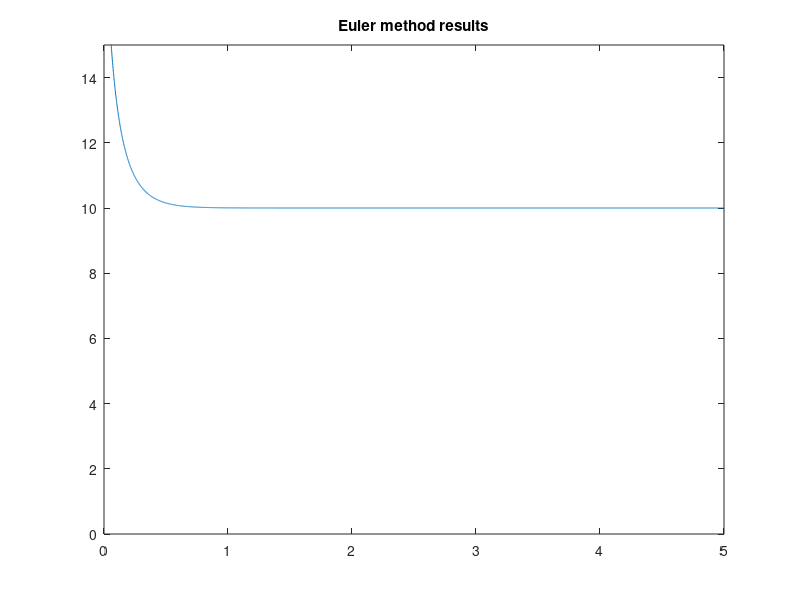

Reproduce this figure in MATLAB. (Note: this script raises an error after producing the figure.)
%% explicit definition of function. ie., population curve
clc;
close all;
clear all;
dt = [1/2,1/4,1/8,1/16,1/32];
tend = 5;
y0 = 20;    
t = 0:0.001:tend;                  % small time step for exact function
p = 200./(20-10*exp(-7*t));             % exact value

%% %% Plotting and computing Euler method results
Euler_E = zeros(1,size(dt,2));
figure(1)
plot(t,p,'DisplayName','Exact function')
title('Euler method results')
axis([0 tend 0 15]);
hold on;
best_euler = euler(y0,dt(end),tend);% To compute approximate error
for i = 1:size(dt,2)
    yeuler = euler(y0,dt(i),tend);
    figure(1)
    plot(0:dt(i):tend,yeuler,'DisplayName',strcat('dt = ',string(dt(i))));
    hold on;
    pexact = 200./(20-10*exp(-7*(0:dt(i):tend)));
    Euler_E(i) = sqrt((dt(i)/tend)*sum((yeuler - pexact).^2));
end
legend('show')
error_reduction = zeros(1,size(dt,2));
for i = 2:size(dt,2)
    error_reduction(i) = Euler_E(i-1)/Euler_E(i);
end
Error_mat_euler = [dt;Euler_E;error_reduction];
error_table_euler = array2table(Error_mat_euler,'RowNames',{'dt','error','error red'})

%% %% Plotting and computing Heun method results
Heun_E = zeros(1,size(dt,2));
figure(2)
plot(t,p,'DisplayName','Exact function')
title('Heun method results')
axis([0 tend 0 15]);
hold on;
best_heun = heun(y0,dt(end),tend);% To compute approximate error
for i = 1:size(dt,2)
    yheun = heun(y0,dt(i),tend);
    figure(2)
    plot(0:dt(i):tend,yheun,'DisplayName',strcat('dt = ',string(dt(i))));
    hold on;
    pexact = 200./(20-10*exp(-7*(0:dt(i):tend)));
    Heun_E(i) = sqrt((dt(i)/tend)*sum((yheun - pexact).^2));
end
legend('show')
error_reduction = zeros(1,size(dt,2));
for i = 2:size(dt,2)
    error_reduction(i) = Heun_E(i-1)/Heun_E(i);
end
Error_mat_heun = [dt;Heun_E;error_reduction];
error_table_heun = array2table(Error_mat_heun,'RowNames',{'dt','error','error red'})

%% %% Computing Implicit Euler method results
imp_euler_E = zeros(1,size(dt,2));
figure(3)
plot(t,p,'DisplayName','Exact function')
title('Implicit Euler method results')
axis([0 tend 0 15]);
hold on;
for i = 1:size(dt,2)
    yimpeuler = imp_euler(y0,dt(i),tend);
    figure(3)
    plot(0:dt(i):tend,yimpeuler,'DisplayName',strcat('dt = ',string(dt(i))));
    hold on;
    pexact = 200./(20-10*exp(-7*(0:dt(i):tend)));
    imp_euler_E(i) = sqrt((dt(i)/tend)*sum((yimpeuler - pexact).^2));
end
legend('show')
error_reduction = zeros(1,size(dt,2));
for i = 2:size(dt,2)
    error_reduction(i) = imp_euler_E(i-1)/imp_euler_E(i);
end
Error_mat_imp_euler = [dt;imp_euler_E;error_reduction];
error_table_imp_euler = array2table(Error_mat_imp_euler,'RowNames',{'dt','error','error red'})


%% %% Computing Adams Moulton's method results
ad_mou_E = zeros(1,size(dt,2));
figure(4)
plot(t,p,'DisplayName','Exact function')
title('Adams Moulton method results')
axis([0 tend 0 15]);
hold on;
for i = 1:size(dt,2)
    yam = ad_mou(y0,dt(i),tend);
    figure(4)
    plot(0:dt(i):tend,yam,'DisplayName',strcat('dt = ',string(dt(i))));
    hold on;
    pexact = 200./(20-10*exp(-7*(0:dt(i):tend)));
    ad_mou_E(i) = sqrt((dt(i)/tend)*sum((yam - pexact).^2));
end
legend('show')
error_reduction = zeros(1,size(dt,2));
for i = 2:size(dt,2)
    error_reduction(i) = ad_mou_E(i-1)/ad_mou_E(i);
end
Error_mat_ad_mou = [dt;ad_mou_E;error_reduction];
error_table_ad_mou = array2table(Error_mat_ad_mou,'RowNames',{'dt','error','error red'})


%% %% Computing Adams Moulton's method results (Linearised 1)
ad_mou_L1E = zeros(1,size(dt,2));
figure(5)
plot(t,p,'DisplayName','Exact function')
title('Adams Moulton (Linearised 1) method results')
axis([0 tend 0 15]);
hold on;
for i = 1:size(dt,2)
    yam = ad_mou_L1(y0,dt(i),tend);
    figure(5)
    plot(0:dt(i):tend,yam,'DisplayName',strcat('dt = ',string(dt(i))));
    hold on;
    pexact = 200./(20-10*exp(-7*(0:dt(i):tend)));
    ad_mou_L1E(i) = sqrt((dt(i)/tend)*sum((yam - pexact).^2));
end
legend('show')
error_reduction = zeros(1,size(dt,2));
for i = 2:size(dt,2)
    error_reduction(i) = ad_mou_L1E(i-1)/ad_mou_L1E(i);
end
Error_mat_ad_mouL1 = [dt;ad_mou_L1E;error_reduction];
error_table_ad_mouL1 = array2table(Error_mat_ad_mouL1,'RowNames',{'dt','error','error red'})


%% %% Computing Adams Moulton's method results (Linearised 2)
ad_mou_L2E = zeros(1,size(dt,2));
figure(6)
plot(t,p,'DisplayName','Exact function')
title('Adams Moulton (Linearised 2) method results')
axis([0 tend -50 50]);
hold on;
for i = 1:size(dt,2)
    yam = ad_mou_L2(y0,dt(i),tend);
    figure(6)
    plot(0:dt(i):tend,yam,'DisplayName',strcat('dt = ',string(dt(i))));
    hold on;
    pexact = 200./(20-10*exp(-7*(0:dt(i):tend)));
    ad_mou_L2E(i) = sqrt((dt(i)/tend)*sum((yam - pexact).^2));
end
legend('show')
error_reduction = zeros(1,size(dt,2));
for i = 2:size(dt,2)
    error_reduction(i) = ad_mou_L2E(i-1)/ad_mou_L2E(i);
end
Error_mat_ad_mouL2 = [dt;ad_mou_L2E;error_reduction];
error_table_ad_mouL2 = array2table(Error_mat_ad_mouL2,'RowNames',{'dt','error','error red'})

%% %% Function to compute using implicit Euler method
function y = imp_euler(y0,dt,tend)
y = zeros(1,tend/dt+1);
y(1) = y0;
for i = 2:(tend/dt+1)
    y(i) = newton(10^-4,y(i-1),dt,@G,@Gp);
end
end

%% %% Function to compute using Adams Moulton method
function y = ad_mou(y0,dt,tend)
y = zeros(1,tend/dt+1);
y(1) = y0;
for i = 2:(tend/dt+1)
    y(i) = newton(10^-4,y(i-1),dt,@F,@Fp);
end
end

%% %% Function definition for computing the roots using Newton method
function root = newton(accuracy,yn,dt,f,fp)
x = yn + 25*rand;                 % Just a guess. Shouldnt matter much where yn is.
error = 10;                                % Just to go inside the loop
iterations = 0;
if fp(x,dt) < 10*eps
    x = x + 5;               
end
while (error>accuracy) && iterations < 15
    x = x - f(x,yn,dt)/fp(x,dt);
    error = abs(f(x,yn,dt));
    iterations = iterations + 1;
end
if error > accuracy
    root = NaN;
else
    root = x;
end
end

%% %% Function definition for F prime
function ddifferential = Fp(x,dt)
p = [0.7*dt 1-3.5*dt];
ddifferential = polyval(p,x);
end

%% %% Function definition for F
function value = F(x,k,dt)
value = x - k - (dt / 2) * (diff(k) + diff(x));
end

%% %% Function definition for computing p'' (or G prime) (needed for Newton method (Implicit Euler))
function ddifferential = Gp(x,dt)  
p = [1.4*dt 1-7*dt];
ddifferential = polyval(p,x);
end

%% %% Function to compute G(x) (Needed for Newton method (Implicit Euler))
function value = G(x,k,dt)
value = x - dt*diff(x) - k;
end

%% %% Function to compute linearised Adams Moulton method (1)
function y = ad_mou_L1(y0,dt,tend)
y = zeros(1,tend/dt+1);
y(1) = y0;
for i = 2:(tend/dt+1)
    y(i) = (y(i-1) + (dt/2)*(diff(y(i-1)) + 7*y(i-1)))/(1 + 0.35*dt*y(i-1));
end
end

%% %% Function to compute linearised Adams Moulton method (2)
function y = ad_mou_L2(y0,dt,tend)
y = zeros(1,tend/dt+1);
y(1) = y0;
for i = 2:(tend/dt+1)
    y(i) = (y(i-1) + (dt/2)*(diff(y(i-1))))/(1 - dt*3.5*(1 - 0.1*y(i-1)));
end
end


%% %%Function definition for computing p'

function differential = diff(x)
differential = 7*(1-x/10)*x;
end


%%  %%Function definition 1: Euler method

function y = euler(y0,dt,tend)
y = zeros(1,tend/dt+1);
y(1) = y0;
for i = 2:(tend/dt+1)
    y(i) = y(i-1) + dt*(diff(y(i-1)));
end
end

%% %% Function definition 2 : Heun method
function y = heun(y0,dt,tend)
y = zeros(1,tend/dt+1);
y(1) = y0;
for i = 2:(tend/dt+1)
    y_temp = y(i-1) + dt*(diff(y(i-1)));
    y(i) = y(i-1) + (dt/2)*(diff(y(i-1)) + diff(y_temp));
end
end

